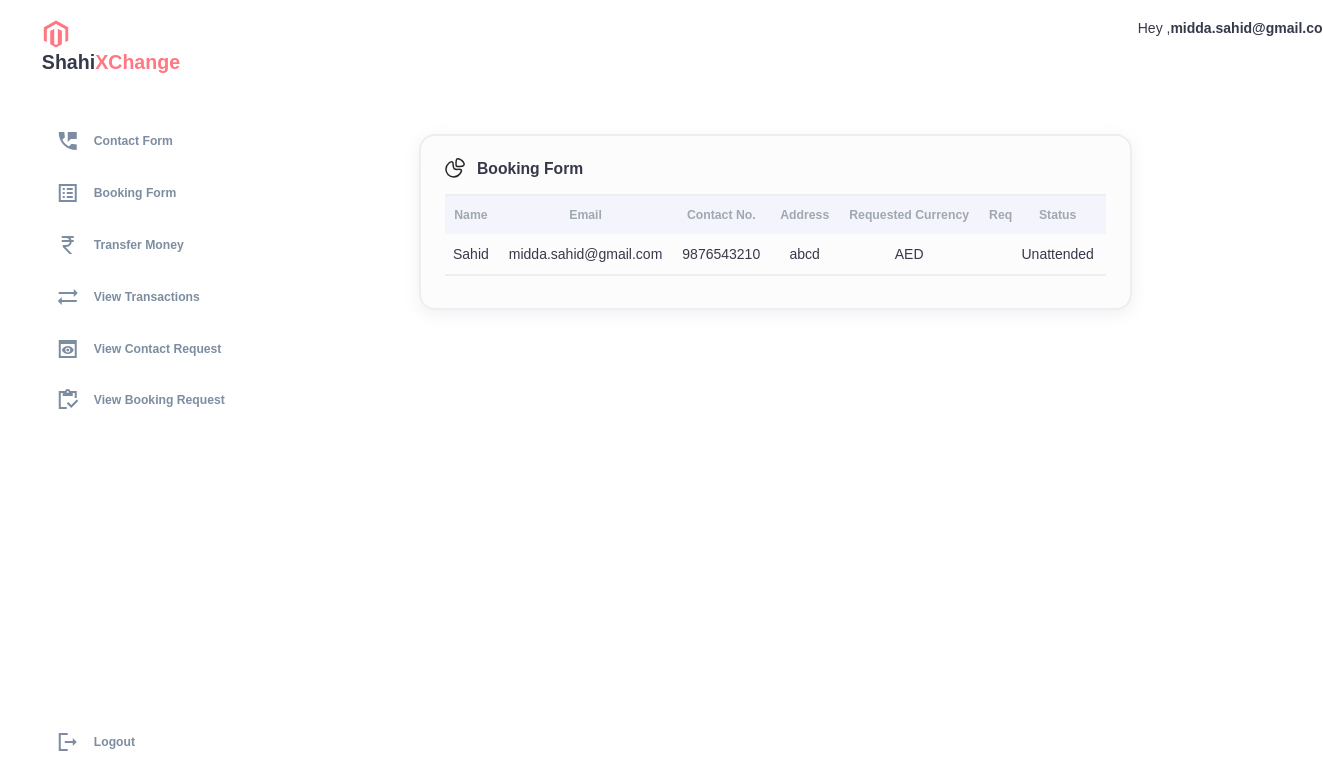
The app's page /viewbookingfolder/ourbookingrequests.php (signed in) with its own data.
### tables this page shows
CREATE TABLE `booking_details` (
  `bookingID` int(11) NOT NULL,
  `userEmail` varchar(200) NOT NULL,
  `userName` varchar(200) NOT NULL,
  `userContact` varchar(200) NOT NULL,
  `userAddress` varchar(500) NOT NULL,
  `requestDate` date NOT NULL,
  `requiredCurrency` varchar(200) NOT NULL,
  `requiredAmount` decimal(10,2) NOT NULL,
  `attendedOrNot` tinyint(1) NOT NULL DEFAULT 0
);

### dbconn.php (called while the page is built, shortened)
<?php
class connectDB
{
    private $server = "localhost";
    private $username = "root";
    private $pswd = "";
    private $dbname = "test";
    public $c;
    public function __construct()
    {
        $this->c = mysqli_connect($this->server, $this->username, $this->pswd, $this->dbname);
    }
    public function getBookingRequest($userEmail)
    {
        $query = "select * from booking_details where userEmail='$userEmail'";
        $result = mysqli_query($this->c,$query);
        return $result;
    }
}

### viewbookingfolder/ourbookingrequests.php (the view, shortened to what this page needs)
<?php
    include('../dbconn.php');
?>
<!DOCTYPE html>
<html lang="en">
  <head>
    <link rel="stylesheet" href="booking-form.css" />
  </head>
  <body>
    <div class="container">
    <aside>
        <div class="top">
          <div class="logo">
            <a href="../welcomefolder/welcome.php">
              <img src="images/logo.png" />
              <h2>Shahi<span class="danger">XChange</span></h2>
            </a>
          </div>
        </div>
        <div class="sidebar">
          <a href="../contactformfolder/contactformpage.php">
            <i class="material-icons-sharp">perm_phone_msg</i>
            <h3>Contact Form</h3>
          </a>
          <a href="../bookingfolder/booking.php">
            <i class="material-icons-sharp">list_alt</i>
            <h3>Booking Form</h3>
          </a>
          <a href="../transferfolder/transfer.php">
            <i class="material-icons-sharp">currency_rupee</i>
            <h3>Transfer Money</h3>
          </a>
          <a href="../viewtransactionfolder/transactions.php">
            <i class="material-icons-sharp">sync_alt</i>
            <h3>View Transactions</h3>
          </a>
          <a href="../viewcontactfolder/ourcontactrequests.php">
            <i class="material-icons-sharp">preview</i>
            <h3>View Contact Request</h3>
          </a>
          <a href="../viewbookingfolder/ourbookingrequests.php">
            <i class="material-icons-sharp">inventory</i>
            <h3>View Booking Request</h3>
          </a>
          <a href="../logout.php?action=logoutUser">
            <i class="material-icons-sharp">logout</i>
            <h3>Logout</h3>
          </a>
        </div>
      </aside>
      <main>
        <div class="table-widget">
          <span class="caption-container">
            <span class="table-title">
              Booking Form
            </span>
          </span>
          <div class="table-wrapper">
            <table>
              <thead>
              <tr>
                  <th class="sticky-left"Ticker>Name</th>
                  <th>Email</th>
                  <th>Contact No.</th>
                  <th>Address</th>
                  <th>Requested Currency</th>
                  <th>Requested Amount</th>
                  <th class="sticky-right">Status</th>
              </tr>
              </thead>
              <tbody id="table-row">
              <?php
                  $dbobj = new connectDB();
                  $result= $dbobj->getBookingRequest($_SESSION['userEmail']);
                  while ($rec= mysqli_fetch_row($result))
                  {
                      echo "
                      <tr>
          <td class='stock sticky-left'>
              <div class='stock-wrapper'>
                  <div class='stock-info'>
                      <span class='stock-info__name'>
                          $rec[2]
                      </span>
                  </div>
              </div>
          </td>
          <td> $rec[1] </td>
          <td>
          $rec[3]
          </td>
          <td>
          $rec[4]
          </td>
          <td>
          $rec[6]
          </td>
          <td>
          $rec[7]
          </td>
          <td >
          $rec[5]
          </td>
          <td class='sticky-right'>
          ";
          if($rec[8]=='0')
          {
              echo "Unattended";
          }
          else
          {
              echo "Attended";
          }
                  }
              ?>
              </tbody>
            </table>
          </div>
        </div>
      </main>
      <div class="right">
        <div class="top">
          <div class="profile">
            <div class="info">
              <p>Hey ,<b><?php echo $_SESSION['userEmail']; ?></b></p>
            </div>
          </div>
        </div>
      </div>
    </div>
  </body>
</html>

### viewbookingfolder/booking-form.css (style rules this page uses)
:root { --background: white; --table-background: #fcfcfd; --color-danger: #ff7782; --color-success: #41f1b6; --primary: #272727; --gray: #a0a7b1; --odd-row: #f6f9ff; --th-background: #f4f5fc; --gray-background: #edeef1; --gray-mid: #f1f2f6; }
body { font-family: sans-serif; margin: 0px; display: flex; justify-content: center; align-items: center; height: 100vh; padding: 16px; background-color: var(--background); }
.danger { color: var(--color-danger); }
.caption-container { font-size: 1.12rem; font-weight: 700; text-align: left; padding-bottom: 16px; border-bottom: 2px solid var(--gray-background); }
.table-widget { position: relative; left: 10rem; top: 0rem; border-radius: 16px; background-color: var(--table-background); padding: 24px; width: 90%; margin: 16px; max-width: 760px; border: 2px solid var(--gray-background); box-shadow: 0px 4px 16px 0px rgba(148, 156, 169, 0.15); text-align: center; }
.table-wrapper { overflow-x: auto; overflow-y: auto; padding-bottom: 8px; }
.table-widget table { max-width: 600px; border-collapse: collapse; table-layout: fixed; }
.table-widget thead { position: sticky; }
.table-widget th { padding: 12px 12px 12px 8px; font-size: 0.875rem; color: var(--gray); width: fit-content; white-space: nowrap; background-color: var(--th-background); }
.table-widget td { padding: 12px 12px 12px 8px; vertical-align: middle; white-space: nowrap; border-bottom: 2px solid var(--gray-background); }
.caption-container { display: flex; width: 100%; align-items: center; }
.stock-wrapper { display: flex; align-items: center; gap: 8px; }
.stock-info { display: flex; flex-direction: column; gap: 4px; }
.table-widget { min-height: 80px; }
.sticky-left { position: sticky; z-index: 1; top: 0; left: 0; background-color: var(--table-background); }
.sticky-right { position: sticky; z-index: 1; top: 0; right: 0; background-color: var(--table-background); }
.caption-container { display: flex; align-items: center; }
.caption-container svg { margin-top: -2px; }
.table-title { display: flex; gap: 12px; }
:root { --color-primary: #7380ec; --color-danger: #ff7782; --color-success: #41f1b6; --color-warning: #ffbb55; --color-white: #fff; --color-info-dark: #7d8da1; --color-info-light: #dce1eb; --color-dark: #363949; --color-light: rgba(132, 139, 200, 0.18); --color-primary-variant: #111e88; --color-dark-varient: #677483; --color-background: #f6f6f9; --card-border-radius: 2rem; --border-radius-1: 0.4rem; --border-radius-2: 0.8rem; --border-radius-3: 1.2rem; --card-padding: 1.8rem; --padding-1: 1.2rem; --box-shadow: 0 2rem 3rem var(--color-light); }
* { margin: 0; padding: 0; outline: 0; appearance: none; border: 0; text-decoration: none; list-style: none; box-sizing: border-box; }
html { font-size: 14px; }
body { width: 100vw; height: 100vh; font-family: "Poppins", sans-serif; user-select: none; overflow: hidden; color: var(--color-dark); overflow-y: auto; }
.container { display: grid; width: 96%; margin: 0 auto; gap: 1.8rem; grid-template-columns: 14rem auto 23rem; }
.container a { color: var(--color-dark); }
.container h2 { font-size: 1.4rem; }
.container h3 { font-size: 0.87rem; }
b { color: var(--color-dark); }
aside { height: 100vh; }
aside .top { display: flex; align-items: center; justify-content: space-between; margin-top: 1.4rem; }
aside .logo { display: flex; gap: 0.1rem; }
aside .logo img { width: 2rem; height: 2rem; }
aside .sidebar { display: flex; flex-direction: column; height: 85vh; position: relative; top: 3rem; }
aside h3 { font-weight: 600; }
aside .sidebar a { display: flex; color: var(--color-info-dark); margin-left: 1rem; gap: 1rem; align-items: center; position: relative; height: 3.7rem; transition: all 300ms ease; }
aside .sidebar a i { transition: all 300ms ease; }
aside .sidebar a:last-child { position: absolute; bottom: 2rem; width: 100%; }
main { margin-top: 8.4rem; }
.right { margin-top: 1.4rem; }
.right .top { display: flex; justify-content: end; gap: 2rem; }
.right .top .profile { display: flex; gap: 2rem; text-align: right; }

### records on screen
booking_details: userName "Sahid", userEmail "midda.sahid@gmail.com", userContact "9876543210", userAddress "abcd", requiredCurrency "AED", attendedOrNot "Unattended"
